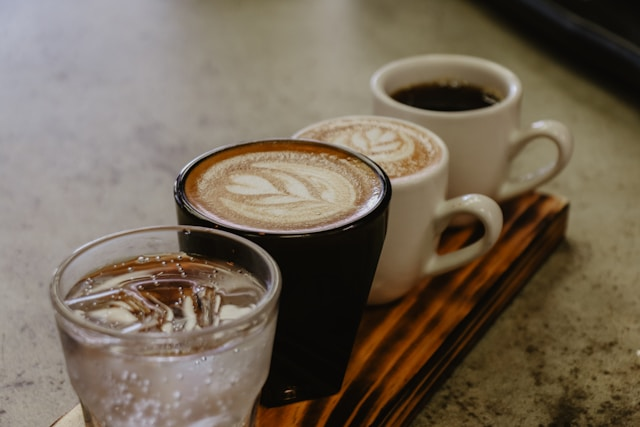
#> input picture test.jpg, 640 x 427 px
$ python pixel_neighbors.py
#> lines starting #> are read from the running program, lines starting #| are printed output that depends on the picture
import cv2
import numpy as np

def get_neighbors(image_path, x, y):
#> called with image_path = 'test.jpg', x = 50, y = 50
    image = cv2.imread(image_path, cv2.IMREAD_GRAYSCALE)
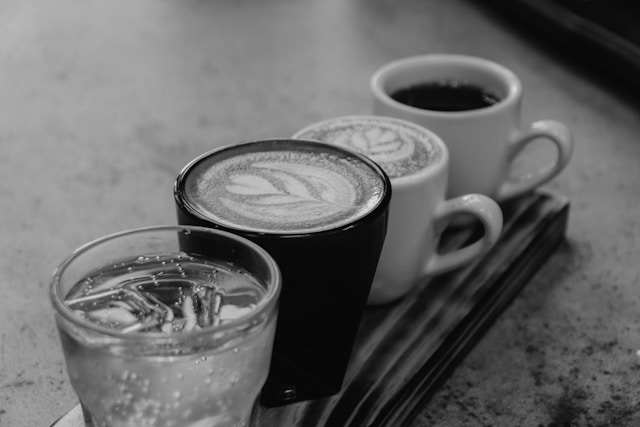
#> image: shape (427, 640); min 0, max 231, mean 104.8
    if image is None:
        print(f"File '{image_path}' does not exist or is not a valid image.")
        return
    h, w = image.shape
#> h = 427; w = 640
    neighbors_4 = []
    neighbors_8 = []
    # 4-neighbors: top, bottom, left, right
    directions_4 = [(-1, 0), (1, 0), (0, -1), (0, 1)]
    for dx, dy in directions_4:
        nx, ny = x + dx, y + dy
        if 0 <= nx < h and 0 <= ny < w:
            neighbors_4.append(((nx, ny), image[nx, ny]))
#> after the loop, neighbors_4 = [((49, 50), 166), ((51, 50), 166), ((50, 49), 166), ((50, 51), 167)]
    # 8-neighbors: includes diagonals
    directions_8 = [(-1, -1), (-1, 0), (-1, 1),
                    (0, -1),           (0, 1),
                    (1, -1),  (1, 0),  (1, 1)]
    for dx, dy in directions_8:
        nx, ny = x + dx, y + dy
        if 0 <= nx < h and 0 <= ny < w:
            neighbors_8.append(((nx, ny), image[nx, ny]))
#> after the loop, neighbors_8 = [((49, 49), 166), ((49, 50), 166), ((49, 51), 167), ((50, 49), 166), ((50, 51), 167), ((51, 49), 165), ((51, 50), 166), ((51, 51), 167)]
    print(f"Pixel ({x}, {y}) value: {image[x, y]}")
#| Pixel (50, 50) value: 166
    print("4-neighbors (position, value):", neighbors_4)
#| 4-neighbors (position, value): [((49, 50), 166), ((51, 50), 166), ((50, 49), 166), ((50, 51), 167)]
    print("8-neighbors (position, value):", neighbors_8)
#| 8-neighbors (position, value): [((49, 49), 166), ((49, 50), 166), ((49, 51), 167), ((50, 49), 166), ((50, 51), 167), ((51, 49), 165), ((51, 50), 166), ((51, 51), 167)]
    return neighbors_4, neighbors_8

if __name__ == "__main__":
    # Example: choose pixel at (50, 50)
    get_neighbors('test.jpg', 50, 50)
